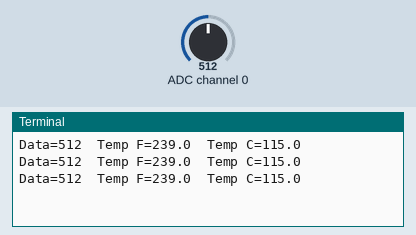
Simulated run of this program. Board: Raspberry Pi (BCM pin numbers). Shown: the last lines printed to the terminal. The inputs (shaded band) are chosen by the test bench; at power-on: ADC channel 0 = 512 (analog values on the 0–1023 scale).

Above: at 1.2 s.
1.3 s: ADC channel 0 set to 716
At 1.9 s:
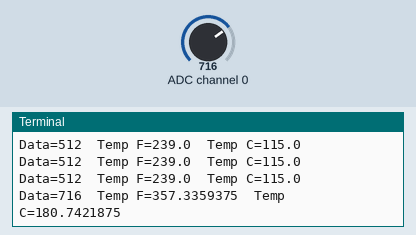
2.8 s: ADC channel 0 set to 900
At 3.4 s:
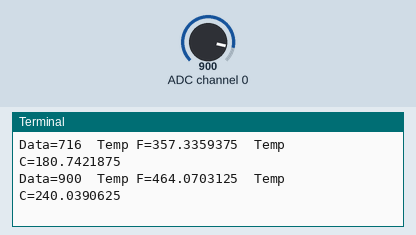
Timing chart, 0 to 5.8 s (numbered marks = the images above; inputs shaded):
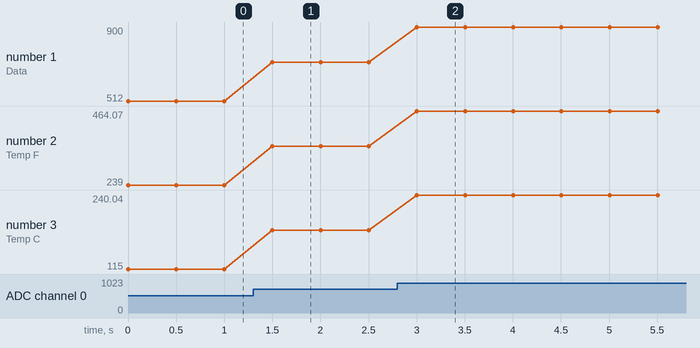

The program:

activity5-voltage.py
```python
import spidev
import time

VREF = 3.3

spi = spidev.SpiDev()
spi.open(0,0)

def ReadChannel(channel):
    adc = spi.xfer2([1, (8+channel)<<4, 0])
    data = ((adc[1]&3) << 8) + adc[2]
    return data

try:
    while True:
        raw_data = ReadChannel(0)
        millivolts = (raw_data * (VREF * 1000)) / 1024
        tempC = (millivolts - 500) / 10  # 10mv/C   0.5v=0C
        tempF = ((tempC * 9) / 5) + 32

        print ("Data={0}  Temp F={1}  Temp C={2}".format(raw_data, tempF, tempC))
        time.sleep(0.5)

except KeyboardInterrupt:
    spi.close()
```

Measured:
- after the input at 1.3 s, the terminal: prints a new line after 0.20 s (image 1)
- after the input at 2.8 s, the terminal: prints a new line after 0.20 s (image 2)
- plotted number 1: 512 → 716 after the input at 1.3 s, 716 → 900 after the input at 2.8 s
- plotted number 2: 239 → 357.34 after the input at 1.3 s, 357.34 → 464.07 after the input at 2.8 s
- plotted number 3: 115 → 180.74 after the input at 1.3 s, 180.74 → 240.04 after the input at 2.8 s
